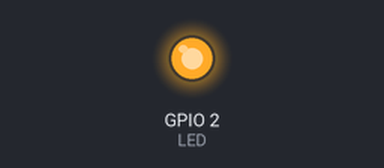
The sketch below on a simulated ESP8266 (NodeMCU). Shown: output pins drawn as LEDs (lit = HIGH). WiFi joins after 1.5 s; servers stay silent unless stated; what the sketch prints to the serial monitor is not drawn.

Above: at 1.1 s.
At 1.6 s:
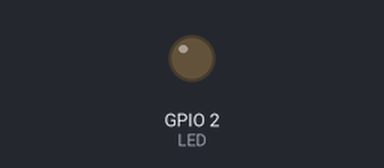
Timing chart, 0 to 3.1 s (numbered marks = the images above):
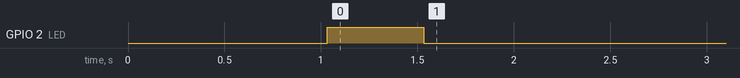

The sketch:

wifi_client_web_server_lua.ino
```cpp
/*
 Title: ESP8266 Wifi client Program in Lua
 Configure and enable the wifi client in the ESP8266 chip and connect to your wifi network
 Now access the ESP8266 from another machine browser, as well as ping it using its TCP/IP stack.
 https://github.com/MURVENSolutions/ESP8266Programs (Public)
 MURVEN Infotech Design Solutions LLP (www.murven.in)
 */


#include <ESP8266WiFi.h>

/* Enter your wifi network ssid and password her*/
const char* wifissid = "YOURWIFISSID";
const char* wifipass = "YOURWIFIPASSWORD";

#define LED 2         //Define connection of LED - glows when wifi network is connected

WiFiServer server(80); //Server listen port

int blkcnt = 0;

void setup() {

  Serial.begin(9600);
  delay(10);

  Serial.print("Connecting to esp8266 serial 9600");
  pinMode(LED, OUTPUT);     // Initialize the LED_BUILTIN pin as an output

  // Connect to your WiFi network
  Serial.println();
  Serial.print("Connecting to your wifi network....");
  Serial.println(wifissid);

  WiFi.begin(wifissid, wifipass);

  while (WiFi.status() != WL_CONNECTED) {
    delay(500);
    Serial.print(".");
    blkcnt++;

    /* Toggle the LED until wifi gets connected */
    if(blkcnt%2)
    {
      digitalWrite(LED, LOW);   // Turn the LED on by making the voltage LOW
    }
    else
	    {
      digitalWrite(LED, HIGH);  // Turn the LED off by making the voltage HIGH
    }

  }

  /* Now ESP8266 connected to wifi network */
  blkcnt = 0;
  digitalWrite(LED, LOW);   // Turn the LED on by making the voltage LOW

  Serial.println("");
  Serial.println("WiFi connected");

  /* Start the server */
  server.begin();
  Serial.println("Server started");

  /* Print the IP address of this device */
  Serial.print("This device URL to connect: ");
  Serial.print("http://");
  Serial.print(WiFi.localIP());
  Serial.println("/");

}


void loop() {


  /* Check if a client has connected */
  WiFiClient client = server.available();
  if (!client) {
    return;
  }

  /* Wait until the client sends some data to server running on ESP*/

  while(!client.available()){
    delay(1);
  }
  Serial.println("New client data request received");

  /* Return the web response */
  client.println("HTTP/1.1 200 OK");
  client.println("Content-Type: text/html");
  client.println("");
  client.println("<!DOCTYPE HTML>");
  client.println("<html>");

  client.print("<h3> You have now reached the server running on ESP8266 <h3>");
  client.println("</html>");

  delay(1);
  Serial.println("Now the Client got disconnected");
  Serial.println("");

    /* Flicker the LED to indicate client access */
  digitalWrite(LED, HIGH);  // Turn the LED off by making the voltage HIGH
  delay(100);
  digitalWrite(LED, LOW);   // Turn the LED on by making the voltage LOW


}
```
